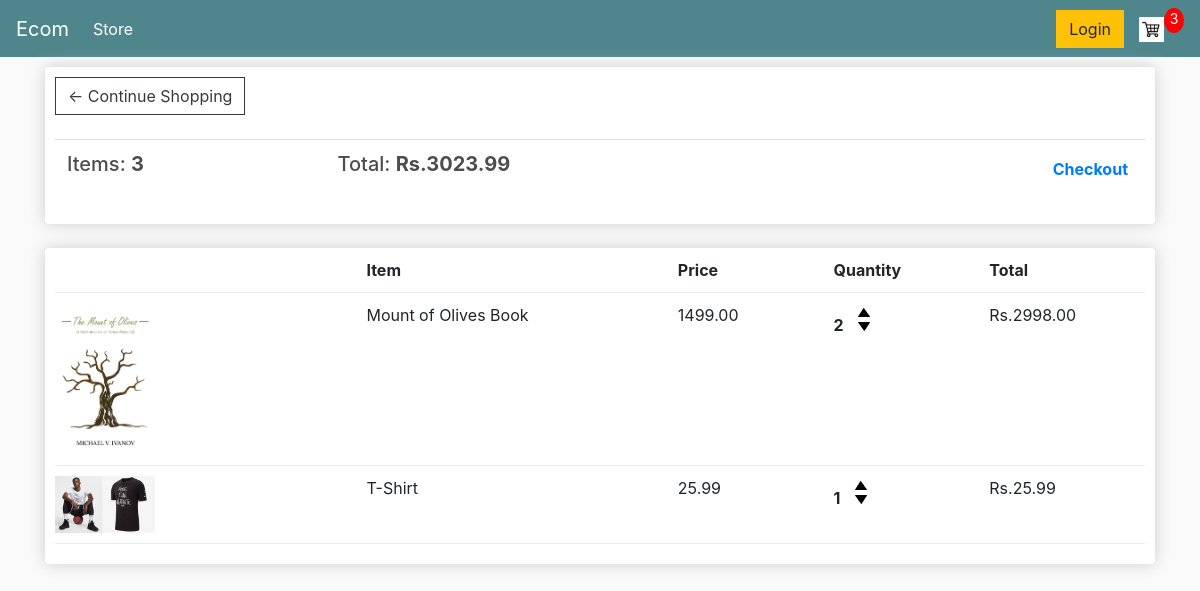
/cart/ (signed in), run on an earlier commit of the app's database.
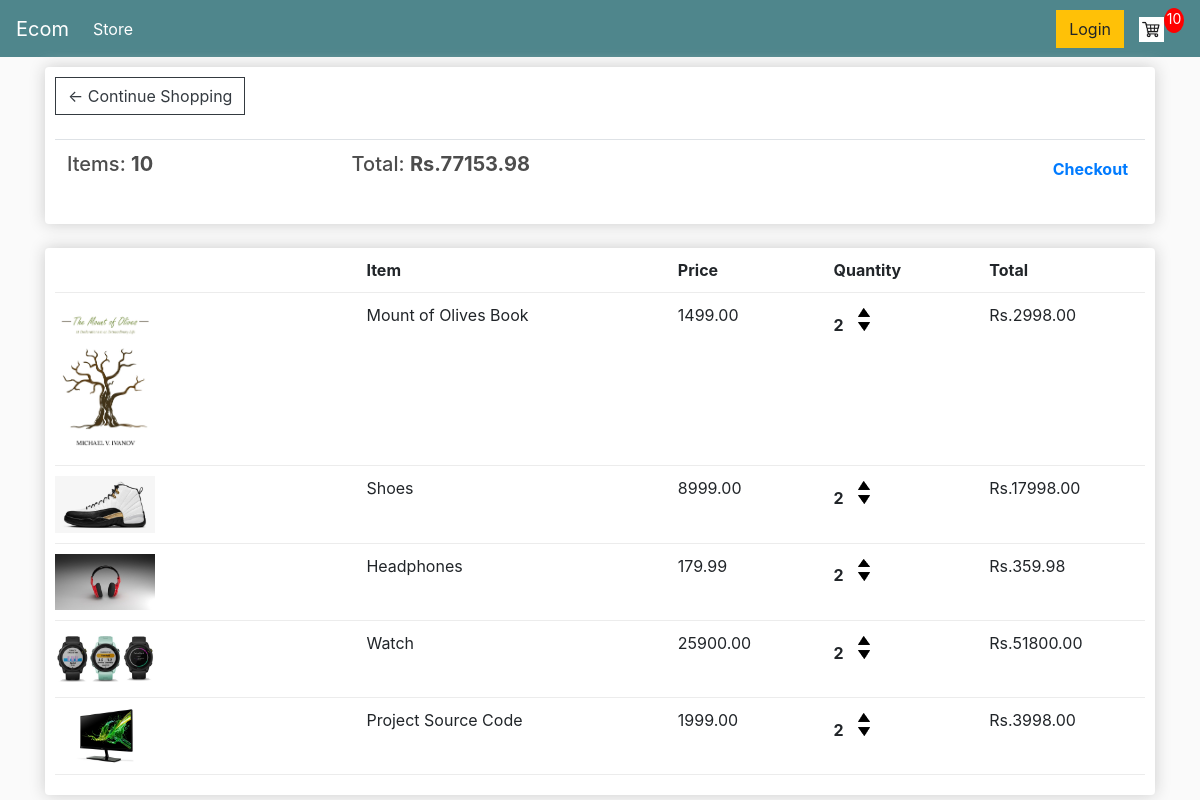
And on a later commit of the database.
### store/models.py (models this page shows, shortened)
class Order(models.Model):
    customer = models.ForeignKey(Customer, on_delete=models.SET_NULL, blank=True, null=True)
    date_ordered = models.DateTimeField(auto_now_add=True)
    complete = models.BooleanField(default=False, null=True, blank=False)
    transaction_id = models.CharField(max_length=200, null=True)
    @property
    def get_cart_total(self):
        orderitems = self.orderitem_set.all()
        total = sum([item.get_total for item in orderitems])
        return total
    @property
    def get_cart_items(self):
        orderitems = self.orderitem_set.all()
        total = sum([item.quantity for item in orderitems])
        return total

class OrderItem(models.Model):
    product = models.ForeignKey(Product, on_delete=models.SET_NULL, blank=True, null=True)
    order = models.ForeignKey(Order, on_delete=models.SET_NULL, null=True)
    quantity = models.IntegerField(default=0, null=True, blank=True)
    date_added = models.DateTimeField(auto_now_add=True)
    @property
    def get_total(self):
        total = self.product.price * self.quantity
        return total

class Product(models.Model):
    name = models.CharField(max_length=200, null=True)
    price = models.DecimalField(max_digits=7, decimal_places=2)
    digital = models.BooleanField(default=False, null=True, blank=False)
    image = models.ImageField(null=True, blank=True)
    @property
    def imageURL(self):
        try:
            url = self.image.url
        except:
            url = ''
        return url

### store/views.py (the view)
# urls.py: path('cart/', views.cart, name="cart"),
def cart(request):
    data = cartData(request)
    cartItems = data['cartItems']
    order = data['order']
    items = data['items']
    context = {'items': items, 'order': order, 'cartItems': cartItems, 'shipping':False}
    return render(request, 'store/cart.html', context)

### store/utils.py (called while the page is built)
def cartData(request):
    if request.user.is_authenticated:
        customer = request.user.customer
        order, created = Order.objects.get_or_create(customer=customer, complete=False)
        items = order.orderitem_set.all()
        cartItems = order.get_cart_items
    else:
        cookieData = cookieCart(request)
        cartItems = cookieData['cartItems']
        order = cookieData['order']
        items = cookieData['items']
    return {'cartItems': cartItems, 'order': order, 'items': items}

### store/templates/store/cart.html
{% extends 'store/main.html' %}
{% load static %}
{% block content %}
    <div class="row">
        <div class="col-lg-12">
            <div class="box-element">
                <a class="btn btn-outline-dark" href="{% url 'store' %}">&#x2190; Continue Shopping</a>
                <br>
                <br>
                <table class="table">
                    <tr>
                        <th>
                            <h5>Items: <strong>{{ order.get_cart_items }}</strong></h5>
                        </th>
                        <th>
                            <h5>Total: <strong>Rs.{{ order.get_cart_total|floatformat:2 }}</strong></h5>
                        </th>
                        <th>
                            <a style="float: right; margin: 5px;" href="{% url 'checkout' %}">Checkout</a>
                        </th>
                    </tr>
                </table>
            </div>
            <br>
            <div class="box-element">
                <div class="cart-row">
                    <div style="flex: 2;"></div>
                    <div style="flex: 2;"><strong>Item</strong></div>
                    <div style="flex: 1;"><strong>Price</strong></div>
                    <div style="flex: 1;"><strong>Quantity</strong></div>
                    <div style="flex: 1;"><strong>Total</strong></div>
                </div>
                {% for item in items %}
                 <div class="cart-row">
                    <div style="flex: 2;"><img class="row-image" src="{{ item.product.imageURL }}" alt="..."></div>
                    <div style="flex: 2;">{{ item.product.name }}</div>
                    <div style="flex: 1;">{{ item.product.price|floatformat:2 }}</div>
                    <div style="flex: 1;">
                        <p class="quantity">{{ item.quantity }}</p>
						<div class="quantity">
							<img data-product="{{ item.product.id }}" data-action="add" class="chg-quantity update-cart" src="{% static  'images/arrowup.png' %}">
							<img data-product="{{ item.product.id }}" data-action="remove" class="chg-quantity update-cart" src="{% static  'images/arrowdown.png' %}">
						</div>
                    </div>
                    <div style="flex: 1;">Rs.{{ item.get_total }}</div>
                </div>
                {% endfor %}
            </div>
        </div>
    </div>
{% endblock content %}

What changed in the data, as far as the page shows it:
removed OrderItem: product.imageURL (picture), product.name "T-Shirt", product.price "25.99", quantity "1", get_total "25.99"
computed for Order: get_cart_items "3" → "10"; get_cart_total "3023.99" → "77153.98"
added OrderItem: product.imageURL (picture), product.name "Shoes", product.price "8999.00", quantity "2", get_total "17998.00"
added OrderItem: product.imageURL (picture), product.name "Headphones", product.price "179.99", quantity "2", get_total "359.98"
added OrderItem: product.imageURL (picture), product.name "Watch", product.price "25900.00", quantity "2", get_total "51800.00"
added OrderItem: product.imageURL (picture), product.name "Project Source Code", product.price "1999.00", quantity "2", get_total "3998.00"
Also different on the page:
{{ cartItems }}: "3" → "10"
